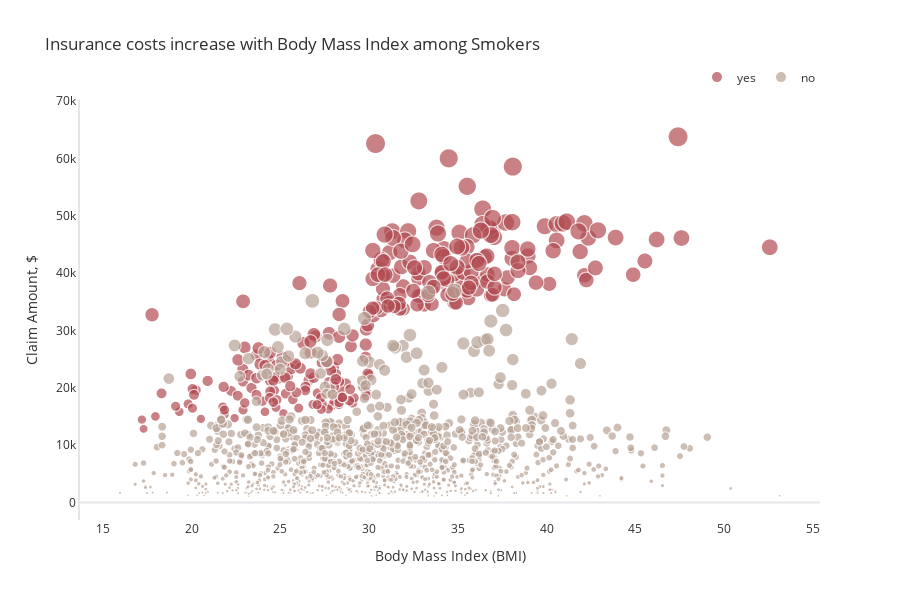

Source (notebook cell):
### Markdown cell above
*Graph shows distribution of insurance costs based on smoking status. Shows two overlaid histograms, one for smokers and one for non-smokers. Additionally, the graph displays a boxplot at the top which provides summary statistic for the two groups.*

### Code cell
fig = px.scatter(df, x='bmi', y='charges', color='smoker', size='charges',
                 title="Insurance costs increase with Body Mass Index among Smokers",
                 color_discrete_sequence=['#B14B51','#B7A294'],height=600)
fig.update_layout(legend=dict(title='',orientation="h", yanchor="bottom", y=1.02, xanchor="right", x=1),
                  font_color="#303030", xaxis=dict(title='Body Mass Index (BMI)',showgrid=False), 
                  yaxis=dict(title='Claim Amount, $',showgrid=False, zerolinecolor='#E5E5EA',
                             showline=True, linecolor='#E5E5EA', linewidth=2))
fig.show()

### Figure 1 — Plotly figure (JSON) as saved in the notebook; plotly's stock layout.template omitted (floating-point values rounded to 4 significant figures; data arrays with more than 128 entries replaced by an {"elided": "..."} marker saying what was removed)
{"data": [{"hovertemplate": "smoker=yes<br>bmi=%{x}<br>charges=%{marker.size}<extra></extra>", "legendgroup": "yes", "marker": {"color": "#B14B51", "size": {"elided": "274 float values"}, "sizemode": "area", "sizeref": 159.4, "symbol": "circle"}, "mode": "markers", "name": "yes", "showlegend": true, "type": "scattergl", "x": {"elided": "274 float values"}, "xaxis": "x", "y": {"elided": "274 float values"}, "yaxis": "y"}, {"hovertemplate": "smoker=no<br>bmi=%{x}<br>charges=%{marker.size}<extra></extra>", "legendgroup": "no", "marker": {"color": "#B7A294", "size": {"elided": "1064 float values"}, "sizemode": "area", "sizeref": 159.4, "symbol": "circle"}, "mode": "markers", "name": "no", "showlegend": true, "type": "scattergl", "x": {"elided": "1064 float values"}, "xaxis": "x", "y": {"elided": "1064 float values"}, "yaxis": "y"}], "layout": {"font": {"color": "#303030"}, "height": 600, "legend": {"itemsizing": "constant", "orientation": "h", "title": {"text": ""}, "tracegroupgap": 0, "x": 1, "xanchor": "right", "y": 1.02, "yanchor": "bottom"}, "title": {"text": "Insurance costs increase with Body Mass Index among Smokers"}, "xaxis": {"anchor": "y", "domain": [0, 1], "showgrid": false, "title": {"text": "Body Mass Index (BMI)"}}, "yaxis": {"anchor": "x", "domain": [0, 1], "linecolor": "#E5E5EA", "linewidth": 2, "showgrid": false, "showline": true, "title": {"text": "Claim Amount, $"}, "zerolinecolor": "#E5E5EA"}}}
